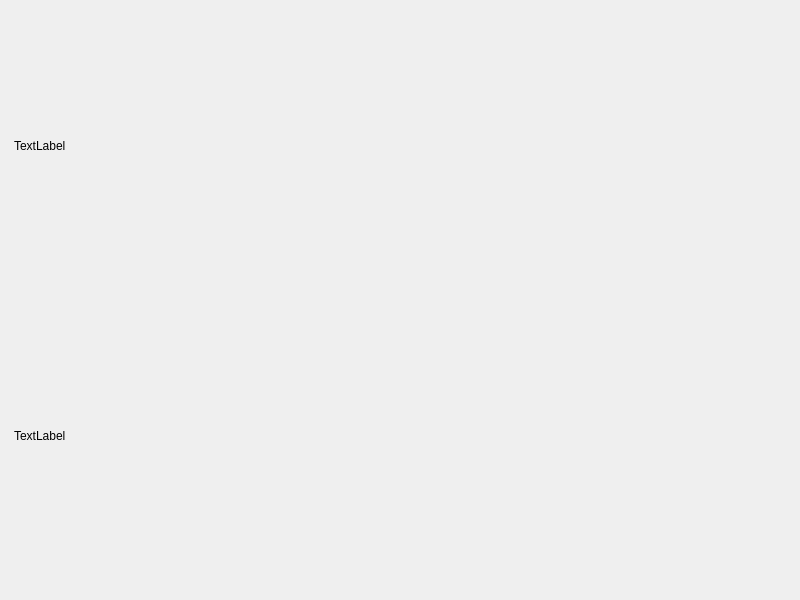
<?xml version="1.0" encoding="UTF-8"?>
<ui version="4.0">
 <class>MainWindow</class>
 <widget class="QMainWindow" name="MainWindow">
  <property name="geometry">
   <rect>
    <x>0</x>
    <y>0</y>
    <width>800</width>
    <height>600</height>
   </rect>
  </property>
  <property name="windowTitle">
   <string>MainWindow</string>
  </property>
  <widget class="QWidget" name="centralwidget">
   <widget class="QLabel" name="text_info">
    <property name="geometry">
     <rect>
      <x>14</x>
      <y>15</y>
      <width>761</width>
      <height>261</height>
     </rect>
    </property>
    <property name="text">
     <string>TextLabel</string>
    </property>
   </widget>
   <widget class="QLabel" name="list_info">
    <property name="geometry">
     <rect>
      <x>14</x>
      <y>285</y>
      <width>771</width>
      <height>301</height>
     </rect>
    </property>
    <property name="text">
     <string>TextLabel</string>
    </property>
   </widget>
  </widget>
 </widget>
 <resources/>
 <connections/>
</ui>
